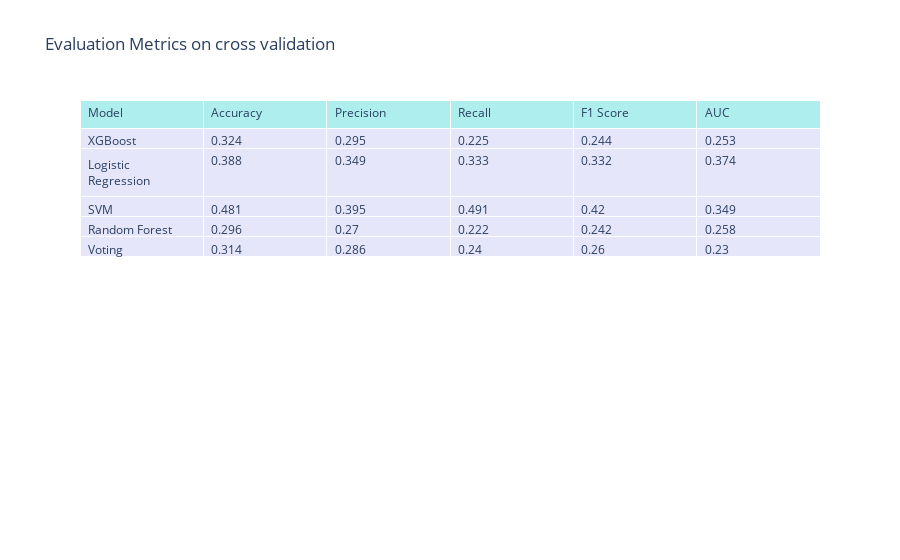

The notebook cell saved with this chart:
### Markdown cell above
### Cross validation

### Code cell
metrics_cross = get_crossvalidation_metrics(classifiers, X_train, y_train)
plot_metrics_table(metrics_cross, title="Evaluation Metrics on cross validation")

### Figure 1 — Plotly figure (JSON) as saved in the notebook; plotly's stock layout.template omitted (floating-point values rounded to 4 significant figures)
{"data": [{"cells": {"align": "left", "fill": {"color": "lavender"}, "values": [["XGBoost", "Logistic Regression", "SVM", "Random Forest", "Voting"], [0.324, 0.388, 0.481, 0.296, 0.314], [0.295, 0.349, 0.395, 0.27, 0.286], [0.225, 0.333, 0.491, 0.222, 0.24], [0.244, 0.332, 0.42, 0.242, 0.26], [0.253, 0.374, 0.349, 0.258, 0.23]]}, "header": {"align": "left", "fill": {"color": "paleturquoise"}, "values": ["Model", "Accuracy", "Precision", "Recall", "F1 Score", "AUC"]}, "type": "table"}], "layout": {"title": {"text": "Evaluation Metrics on cross validation"}}}
